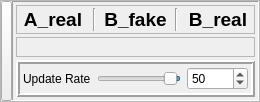
  <widget class="QWidget" name="centralwidget">
   <layout class="QVBoxLayout" name="verticalLayout">
    <property name="spacing">
     <number>3</number>
    </property>
    <property name="leftMargin">
     <number>0</number>
    </property>
    <property name="topMargin">
     <number>0</number>
    </property>
    <property name="rightMargin">
     <number>0</number>
    </property>
    <property name="bottomMargin">
     <number>0</number>
    </property>
    <item>
     <widget class="QFrame" name="frame">
      <property name="frameShape">
       <enum>QFrame::StyledPanel</enum>
      </property>
      <property name="frameShadow">
       <enum>QFrame::Raised</enum>
      </property>
      <layout class="QHBoxLayout" name="horizontalLayout">
       <property name="spacing">
        <number>0</number>
       </property>
       <property name="leftMargin">
        <number>0</number>
       </property>
       <property name="topMargin">
        <number>0</number>
       </property>
       <property name="rightMargin">
        <number>0</number>
       </property>
       <property name="bottomMargin">
        <number>0</number>
       </property>
       <item>
        <widget class="QPushButton" name="close_experiment_settings">
         <property name="sizePolicy">
          <sizepolicy hsizetype="Maximum" vsizetype="Preferred">
           <horstretch>0</horstretch>
           <verstretch>0</verstretch>
          </sizepolicy>
         </property>
         <property name="maximumSize">
          <size>
           <width>11</width>
           <height>16777215</height>
          </size>
         </property>
         <property name="font">
          <font>
           <pointsize>12</pointsize>
           <italic>false</italic>
           <bold>false</bold>
           <underline>false</underline>
          </font>
         </property>
         <property name="text">
          <string/>
         </property>
         <property name="iconSize">
          <size>
           <width>8</width>
           <height>8</height>
          </size>
         </property>
        </widget>
       </item>
       <item>
        <widget class="QFrame" name="frame_7">
         <property name="frameShape">
          <enum>QFrame::Panel</enum>
         </property>
         <property name="frameShadow">
          <enum>QFrame::Sunken</enum>
         </property>
         <layout class="QVBoxLayout" name="verticalLayout_8">
          <property name="spacing">
           <number>3</number>
          </property>
          <property name="leftMargin">
           <number>3</number>
          </property>
          <property name="topMargin">
           <number>3</number>
          </property>
          <property name="rightMargin">
           <number>3</number>
          </property>
          <property name="bottomMargin">
           <number>3</number>
          </property>
          <item>
           <widget class="QFrame" name="frame_12">
            <property name="sizePolicy">
             <sizepolicy hsizetype="Preferred" vsizetype="Maximum">
              <horstretch>0</horstretch>
              <verstretch>0</verstretch>
             </sizepolicy>
            </property>
            <property name="frameShape">
             <enum>QFrame::StyledPanel</enum>
            </property>
            <property name="frameShadow">
             <enum>QFrame::Sunken</enum>
            </property>
            <layout class="QHBoxLayout" name="horizontalLayout_15">
             <property name="leftMargin">
              <number>2</number>
             </property>
             <property name="topMargin">
              <number>2</number>
             </property>
             <property name="rightMargin">
              <number>2</number>
             </property>
             <property name="bottomMargin">
              <number>2</number>
             </property>
             <item>
              <widget class="QLabel" name="label_19">
               <property name="font">
                <font>
                 <pointsize>14</pointsize>
                 <bold>true</bold>
                </font>
               </property>
               <property name="text">
                <string>A_real</string>
               </property>
               <property name="alignment">
                <set>Qt::AlignCenter</set>
               </property>
              </widget>
             </item>
             <item>
              <widget class="Line" name="line">
               <property name="orientation">
                <enum>Qt::Vertical</enum>
               </property>
              </widget>
             </item>
             <item>
              <widget class="QLabel" name="label_20">
               <property name="font">
                <font>
                 <pointsize>14</pointsize>
                 <bold>true</bold>
                </font>
               </property>
               <property name="text">
                <string>B_fake</string>
               </property>
               <property name="alignment">
                <set>Qt::AlignCenter</set>
               </property>
              </widget>
             </item>
             <item>
              <widget class="Line" name="line_2">
               <property name="orientation">
                <enum>Qt::Vertical</enum>
               </property>
              </widget>
             </item>
             <item>
              <widget class="QLabel" name="label_21">
               <property name="font">
                <font>
                 <pointsize>14</pointsize>
                 <bold>true</bold>
                </font>
               </property>
               <property name="text">
                <string>B_real</string>
               </property>
               <property name="alignment">
                <set>Qt::AlignCenter</set>
               </property>
              </widget>
             </item>
            </layout>
           </widget>
          </item>
          <item>
           <widget class="QFrame" name="frame_11">
            <property name="frameShape">
             <enum>QFrame::StyledPanel</enum>
            </property>
            <property name="frameShadow">
             <enum>QFrame::Raised</enum>
            </property>
            <layout class="QHBoxLayout" name="horizontalLayout_13">
             <item>
              <widget class="QLabel" name="x_label">
               <property name="sizePolicy">
                <sizepolicy hsizetype="Ignored" vsizetype="Ignored">
                 <horstretch>0</horstretch>
                 <verstretch>0</verstretch>
                </sizepolicy>
               </property>
               <property name="frameShape">
                <enum>QFrame::Panel</enum>
               </property>
               <property name="frameShadow">
                <enum>QFrame::Sunken</enum>
               </property>
               <property name="text">
                <string/>
               </property>
               <property name="alignment">
                <set>Qt::AlignHCenter|Qt::AlignTop</set>
               </property>
              </widget>
             </item>
             <item>
              <widget class="QLabel" name="y_fake_label">
               <property name="sizePolicy">
                <sizepolicy hsizetype="Ignored" vsizetype="Ignored">
                 <horstretch>0</horstretch>
                 <verstretch>0</verstretch>
                </sizepolicy>
               </property>
               <property name="frameShape">
                <enum>QFrame::Panel</enum>
               </property>
               <property name="frameShadow">
                <enum>QFrame::Sunken</enum>
               </property>
               <property name="text">
                <string/>
               </property>
               <property name="alignment">
                <set>Qt::AlignHCenter|Qt::AlignTop</set>
               </property>
              </widget>
             </item>
             <item>
              <widget class="QLabel" name="y_label">
               <property name="sizePolicy">
                <sizepolicy hsizetype="Ignored" vsizetype="Ignored">
                 <horstretch>0</horstretch>
                 <verstretch>0</verstretch>
                </sizepolicy>
               </property>
               <property name="frameShape">
                <enum>QFrame::Panel</enum>
               </property>
               <property name="frameShadow">
                <enum>QFrame::Sunken</enum>
               </property>
               <property name="text">
                <string/>
               </property>
               <property name="alignment">
                <set>Qt::AlignHCenter|Qt::AlignTop</set>
               </property>
              </widget>
             </item>
            </layout>
           </widget>
          </item>
          <item>
           <spacer name="verticalSpacer">
            <property name="orientation">
             <enum>Qt::Vertical</enum>
            </property>
            <property name="sizeType">
             <enum>QSizePolicy::Preferred</enum>
            </property>
            <property name="sizeHint" stdset="0">
             <size>
              <width>20</width>
              <height>0</height>
             </size>
            </property>
           </spacer>
          </item>
          <item>
           <widget class="QFrame" name="frame_20">
            <property name="sizePolicy">
             <sizepolicy hsizetype="Preferred" vsizetype="Maximum">
              <horstretch>0</horstretch>
              <verstretch>0</verstretch>
             </sizepolicy>
            </property>
            <property name="frameShape">
             <enum>QFrame::Box</enum>
            </property>
            <property name="frameShadow">
             <enum>QFrame::Raised</enum>
            </property>
            <property name="lineWidth">
             <number>2</number>
            </property>
            <layout class="QVBoxLayout" name="verticalLayout_25">
             <property name="leftMargin">
              <number>3</number>
             </property>
             <property name="topMargin">
              <number>3</number>
             </property>
             <property name="rightMargin">
              <number>3</number>
             </property>
             <property name="bottomMargin">
              <number>3</number>
             </property>
             <item>
              <layout class="QHBoxLayout" name="horizontalLayout_31">
               <item>
                <widget class="QLabel" name="label_44">
                 <property name="text">
                  <string>Update Rate</string>
                 </property>
                </widget>
               </item>
               <item>
                <widget class="QSlider" name="update_frequency_slider">
                 <property name="minimum">
                  <number>1</number>
                 </property>
                 <property name="maximum">
                  <number>1000</number>
                 </property>
                 <property name="singleStep">
                  <number>10</number>
                 </property>
                 <property name="pageStep">
                  <number>50</number>
                 </property>
                 <property name="value">
                  <number>50</number>
                 </property>
                 <property name="orientation">
                  <enum>Qt::Horizontal</enum>
                 </property>
                 <property name="invertedAppearance">
                  <bool>true</bool>
                 </property>
                 <property name="invertedControls">
                  <bool>false</bool>
                 </property>
                </widget>
               </item>
               <item>
                <widget class="QSpinBox" name="update_frequency">
                 <property name="minimum">
                  <number>1</number>
                 </property>
                 <property name="maximum">
                  <number>99999</number>
                 </property>
                 <property name="singleStep">
                  <number>10</number>
                 </property>
                 <property name="value">
                  <number>50</number>
                 </property>
                </widget>
               </item>
              </layout>
             </item>
            </layout>
           </widget>
          </item>
         </layout>
        </widget>
       </item>
      </layout>
     </widget>
    </item>
   </layout>
  </widget>
